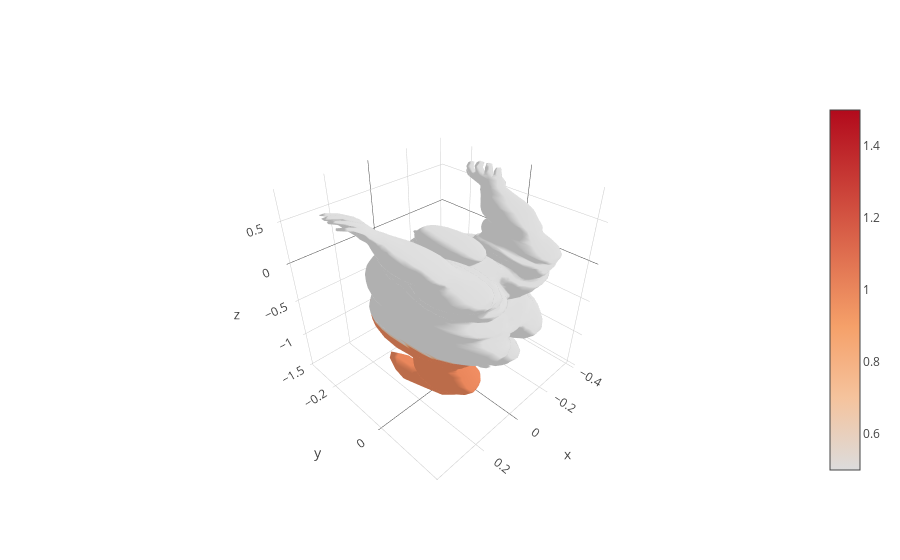

The cell this chart's notebook holds for it:
### Code cell
mesh_file = '/orions4-zfs/projects/optas/DATA/Meshes/SCAPE_8_poses/Shape1024.off'
mesh = Mesh(file_name = mesh_file)
plot_mesh_via_plotly(mesh, vertex_color=left_leg)

### Figure 1 — Plotly figure (JSON) as saved in the notebook; plotly's stock layout.template omitted (floating-point values rounded to 4 significant figures; data arrays with more than 128 entries replaced by an {"elided": "..."} marker saying what was removed)
{"data": [{"i": {"elided": "12894 int values"}, "intensity": {"elided": "6449 bool values"}, "j": {"elided": "12894 int values"}, "k": {"elided": "12894 int values"}, "name": "", "type": "mesh3d", "x": {"elided": "6449 float values"}, "y": {"elided": "6449 float values"}, "z": {"elided": "6449 float values"}}], "layout": {}}
